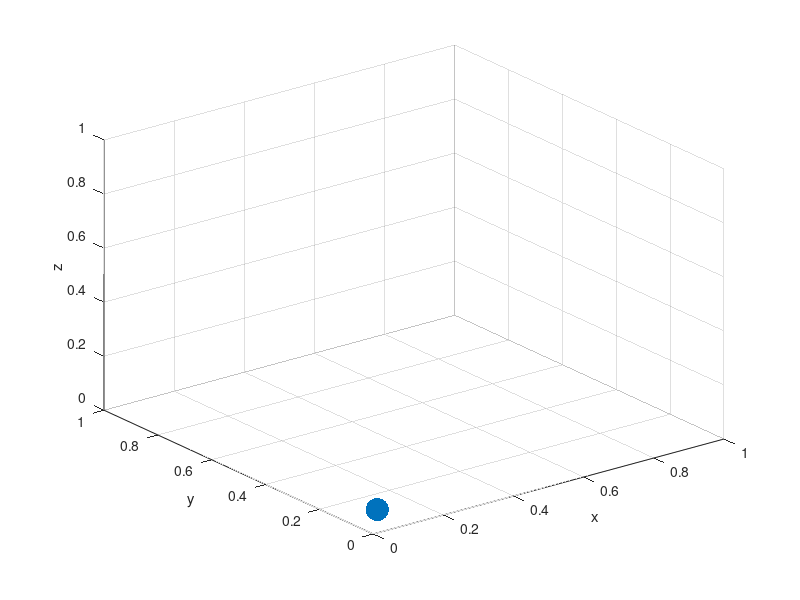

Write the MATLAB code that produced this figure. (Note: this script raises an error after producing the figure.)
PAUSE_TIME = 1;
DT = 0.1;
T = 2;  % How long to run simulation

que_ball.m = [0; 0; 1000];  % Magnetic dipole moment, unsure of units
que_ball.pos = [0; 0; 0];
que_ball.v = [0.5; 0.5; 0.5];

x = linspace(0,1,10); y = linspace(0,1,10); z = linspace(0,1,10);
[X,Y,Z] = meshgrid(x,y,z);


test_pos = [reshape(X,[1, numel(X)]); reshape(Y, [1, numel(Y)]); reshape(Z, [1, numel(Z)])];
% test_pos is a matrix where each column is a position



for t=0:DT:T
    que_ball.pos = que_ball.pos + que_ball.v*DT;
    plot3(que_ball.pos(1), que_ball.pos(2), que_ball.pos(3), '.', 'markersize', 50), axis([0 1 0 1 0 1]), hold on, grid on, xlabel('x'), ylabel('y'), zlabel('z')
    B_field = B_dipole(test_pos, que_ball);
    quiver3(test_pos(1,:),test_pos(2,:),test_pos(3,:), B_field(1,:),B_field(2,:),B_field(3,:), 'off'), hold off
    pause(PAUSE_TIME)
end



